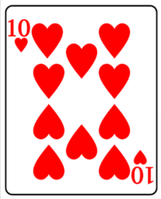
#> input picture images/card.png, 161 x 199 px, shrunk from 309 x 382 before the run, found by its file name
$ python template_image.py
#> lines starting #> are read from the running program, lines starting #| are printed output that depends on the picture; pictures that were not available may be replaced by others from this repository, and a replacement may not be noted
"""
https://theailearner.com/2020/12/12/template-matching-using-opencv/
"""
import cv2

# read input and template image
img = cv2.imread('images/card.png')
#> img is the input picture: shape (199, 161, 3); mean B, G, R 185.3, 185.3, 246.9
img_gray = cv2.cvtColor(img, cv2.COLOR_BGR2GRAY)
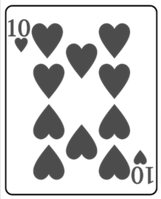
#> img_gray: shape (199, 161); min 7, max 255, mean 203.7

template = cv2.imread('images/heart.png',0)
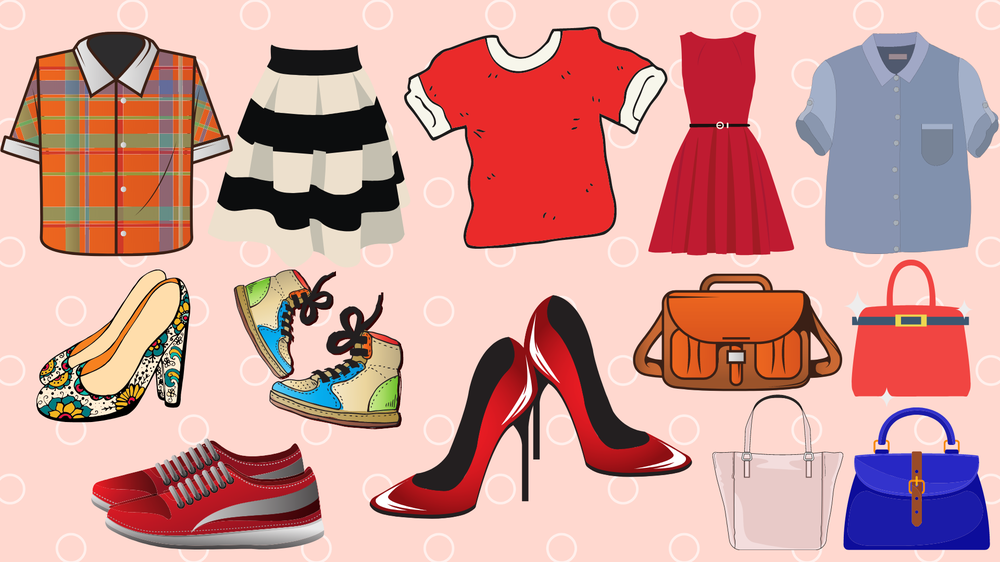
#> input picture images/Clothing_Footwear_Handbags.png, 1000 x 562 px, shrunk from 1920 x 1080 before the run, given in place of heart.png, which was not available
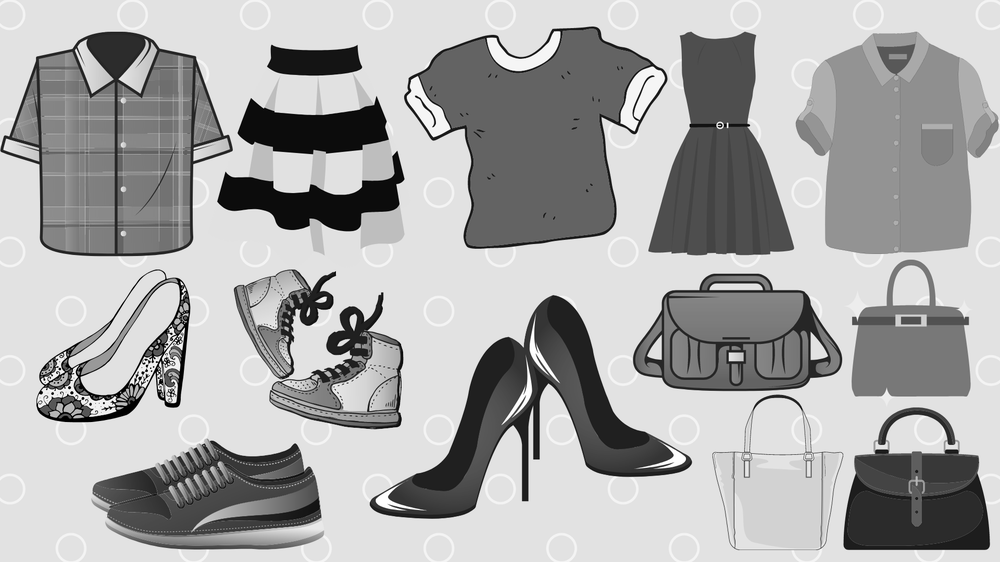
#> template: shape (562, 1000); min 0, max 255, mean 169
w, h = template.shape[::-1]
#> w = 1000; h = 562

# Apply template Matching
# res = cv2.matchTemplate(img_gray,template,cv2.TM_SQDIFF)
res = cv2.matchTemplate(img_gray,template,cv2.TM_SQDIFF)
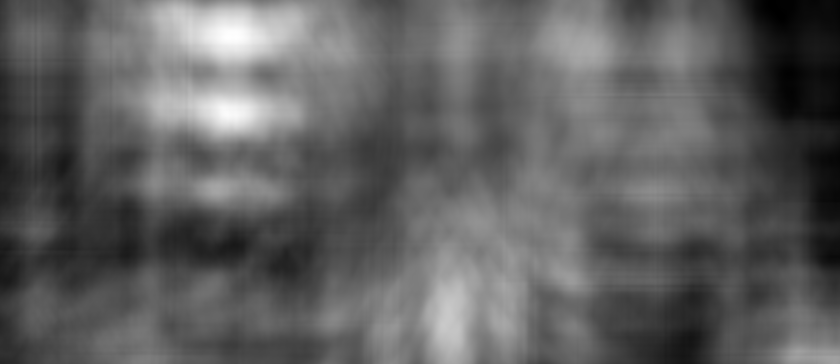
#> res: shape (364, 840) float32; min 243999744, max 713112832, mean 421223296; drawn with min black and max white

# [6 lines of commented-out code are left out]
min_val, max_val, min_loc, max_loc = cv2.minMaxLoc(res)
#> min_val = 243999744; max_val = 713112832; min_loc = (780, 16); max_loc = (228, 37)

# If the method is TM_SQDIFF or TM_SQDIFF_NORMED,
# take minimum otherwise maximum
bottom_right = (min_loc[0] + w, min_loc[1] + h)
#> bottom_right = (1780, 578)

# draw the rectangle
cv2.rectangle(img,min_loc, bottom_right, (0,0,255), 2)

# Display the image
cv2.imshow('a', img)
cv2.waitKey(0)
